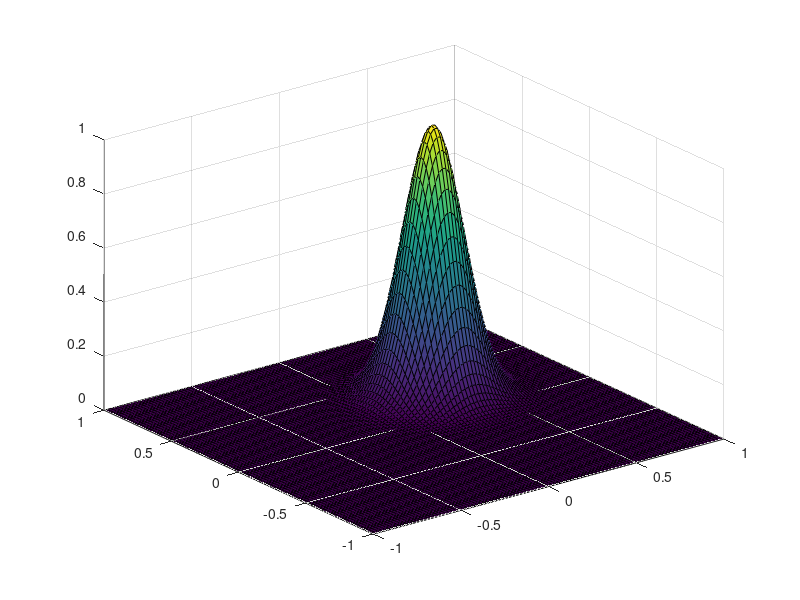
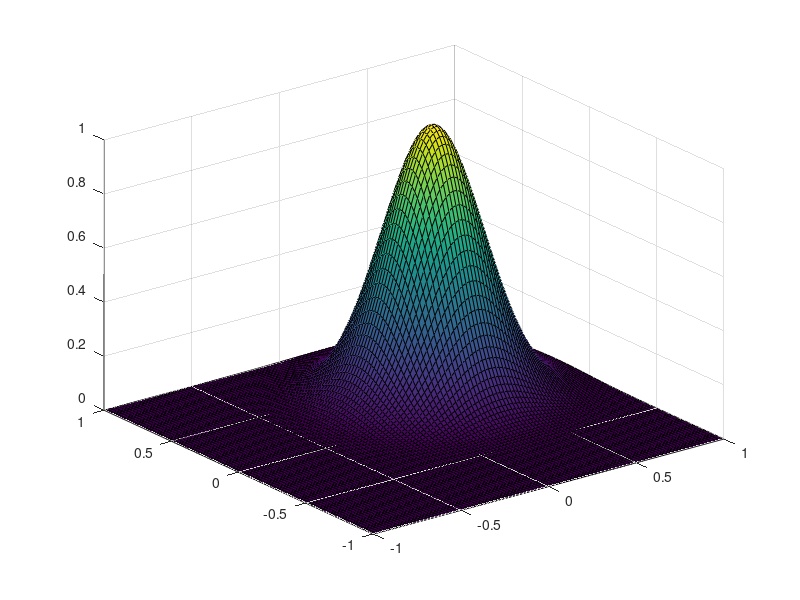

These charts were generated, in order, by the following MATLAB code:
clear all
clc
close all
x = linspace(-1.0,1.0,100);
y = x;
h = x(2)-x(1);
eps = 5;
alpha = eps*h;
x0 = 0.25; 
y0 = 0.3;
[X,Y] = meshgrid(x,y);
for i=1:length(x)
    for j=1:length(y)
        r(i,j) = sqrt((x(i)-x0)^2 + (y(j)-y0)^2);
    end
end
figure
rad_bas = exp((-alpha^2/h^2)*r.^2);
surfc(X,Y,rad_bas)
Ra = 0.5;
eps0 = 1.0e-1;
beta = -log(eps0)/Ra^2;
figure
rad_bas2 = exp(-beta*r.^2);
surfc(X,Y,rad_bas2)



